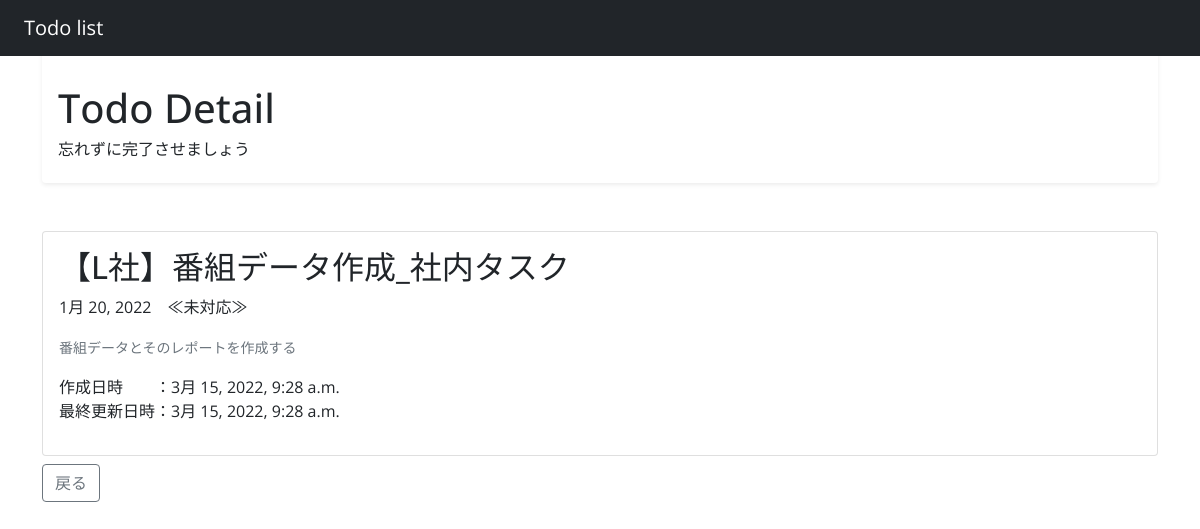
The page /detail/6 on the database as committed earlier.
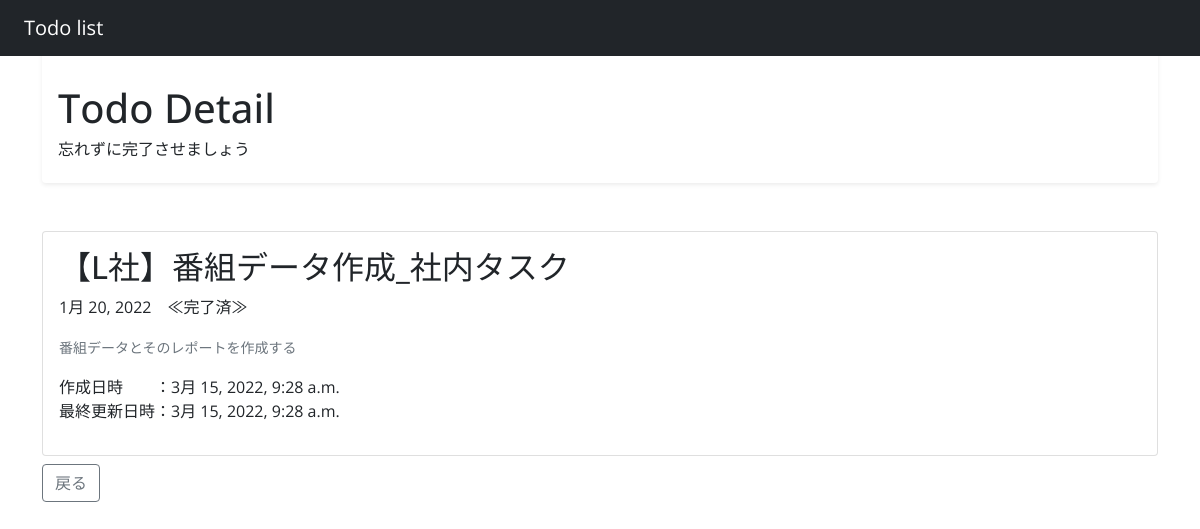
The same page on the database as committed later.
### todo/models.py (models this page shows, shortened)
class Todo(models.Model):
    title = models.CharField(
        "タスク名",
        max_length=30,
        help_text='【社名】を記載してください')
    description = models.TextField(
        "詳細",
        blank=True,
        help_text='作成物の対象期間や属性などの詳細を記入してください')
    deadline = models.DateField(
        "締切")
    category = models.ForeignKey(
        TodoCategory,
        on_delete=models.CASCADE,
        verbose_name="業務種別")
    status = models.ForeignKey(
        TodoStatus,
        on_delete=models.CASCADE,
        verbose_name="処理状況")
    created_at = models.DateTimeField(
        verbose_name="登録日時",
        auto_now_add=True)
    updated_at = models.DateTimeField(
        verbose_name="更新日時",
        auto_now=True
    )

class TodoStatus(models.Model):
    name = models.CharField(
        '処理状況',
        max_length=255,
        blank=True,
        null=True,
        unique=True)
    def __str__(self):
        return self.name

class TodoCategory(models.Model):
    name = models.CharField(
        '業務種別',
        max_length=255,
        blank=True,
        null=True,
        unique=True)
    def __str__(self):
        return self.name

### todo/views.py (the view)
# urls.py: path("detail/<int:pk>", TodoDetail.as_view(), name="detail"),
class TodoDetail(DetailView):
    model = Todo
    context_object_name = "task"
    def get_context_data(self, **kwargs):
        context = super().get_context_data(**kwargs)
        context['title_name'] = 'Todo Detail'
        context['message'] = '忘れずに完了させましょう'
        return context

### todo/templates/todo/todo_detail.html
{% extends 'todo/base.html' %}
{% block header %}
<h1><div class="mt-5">{{ title_name }}</div></h1>
<h6>{{ message }}</h6>
{% endblock header %}
{% block content %}
<div class="card">
    <div class="card-body">
        <h2>{{ task.title }}_{{ task.category }}</h2>
        <p>{{ task.deadline }}　≪{{ task.status }}≫</p>
        <p><small class="text-muted">{{ task.description }}</small></p>
        <p>
            作成日時　　：{{ task.created_at }}
            <br>
            最終更新日時：{{ task.updated_at }}
        </p>
    </div>
</div>
<a class="btn btn-outline-secondary mt-2" href="{% url 'list' %}" role="button">戻る</a>
{% endblock content %}

Rows that differ between the two databases and show on the page:
changed Todo "【L社】番組データ作成": status "未対応" → "完了済"
